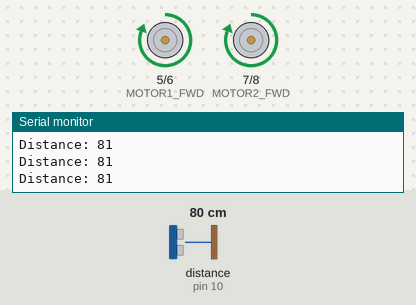
Recording of a sketch running on a simulated Arduino Uno, built with avr-gcc and run on an emulated ATmega328P. On the bench: motor-driver pin pairs drawn as motors (green arrow = first pin HIGH = forward, orange = second pin HIGH = backward, longer = more drive), the last lines printed to the serial monitor. The inputs (shaded band) are chosen by the test bench; at power-on: distance to the obstacle (sensor on pin 10) 80 cm. The echo pulse lasts 58.3 µs per cm.

Above: at 1.2 s.
1.3 s: distance to the obstacle (sensor on pin 10) set to 23 cm
2.8 s: distance to the obstacle (sensor on pin 10) set to 18 cm
At 4.0 s:
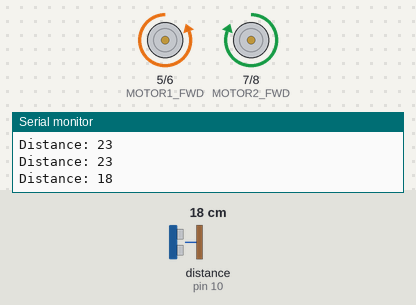
5.8 s: distance to the obstacle (sensor on pin 10) set to 35 cm
At 6.8 s:
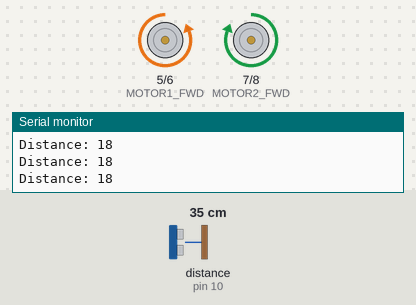
8.5 s: distance to the obstacle (sensor on pin 10) set to 2 cm
At 8.9 s:
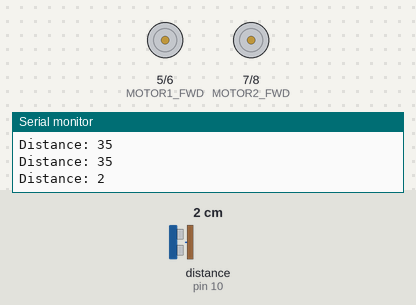
Timing chart, 0 to 12.5 s (numbered marks = the images above; inputs shaded):
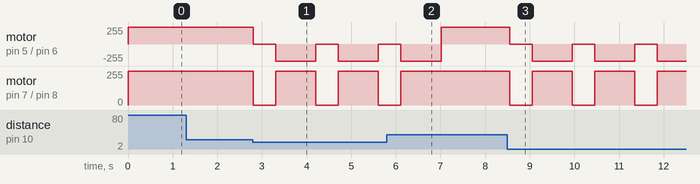

The sketch:

semi_auto_car.ino
```cpp
#include <NewPing.h>

#define TRIG_PIN 9
#define ECHO_PIN 10
#define MAX_DISTANCE 200
#define MOTOR1_FWD 5
#define MOTOR1_BWD 6
#define MOTOR2_FWD 7
#define MOTOR2_BWD 8

NewPing sonar(TRIG_PIN, ECHO_PIN, MAX_DISTANCE);

void setup() {
    pinMode(MOTOR1_FWD, OUTPUT);
    pinMode(MOTOR1_BWD, OUTPUT);
    pinMode(MOTOR2_FWD, OUTPUT);
    pinMode(MOTOR2_BWD, OUTPUT);
    Serial.begin(9600);
}

void loop() {
    int distance = sonar.ping_cm();
    Serial.print("Distance: ");
    Serial.println(distance);

    if (distance > 20 || distance == 0) { // Move forward if no obstacle
        digitalWrite(MOTOR1_FWD, HIGH);
        digitalWrite(MOTOR1_BWD, LOW);
        digitalWrite(MOTOR2_FWD, HIGH);
        digitalWrite(MOTOR2_BWD, LOW);
    } else { // Stop and avoid obstacle
        digitalWrite(MOTOR1_FWD, LOW);
        digitalWrite(MOTOR1_BWD, LOW);
        digitalWrite(MOTOR2_FWD, LOW);
        digitalWrite(MOTOR2_BWD, LOW);
        delay(500);
        turnRight(); // AI-based decision function
    }
    delay(100);
}

void turnRight() {
    digitalWrite(MOTOR1_FWD, LOW);
    digitalWrite(MOTOR1_BWD, HIGH);
    digitalWrite(MOTOR2_FWD, HIGH);
    digitalWrite(MOTOR2_BWD, LOW);
    delay(800);
}
```

Measured:
- the behaviour switches between 21 and 20 cm on distance to the obstacle (sensor on pin 10) (found by bisection; images 0 and 1)
- after the input at 2.8 s, motor on pin 5 (MOTOR1_FWD) / pin 6 (MOTOR1_BWD): alternates backward 255/255 for 0.90 s and stopped for 0.50 s, starting at once; motor on pin 7 (MOTOR2_FWD) / pin 8 (MOTOR2_BWD): alternates forward 255/255 for 0.90 s and stopped for 0.50 s, starting at once
- after the input at 5.8 s, motor on pin 7 (MOTOR2_FWD) / pin 8 (MOTOR2_BWD): goes on until 6.1 s, then stays forward 255/255
- after the input at 8.5 s, motor on pin 5 (MOTOR1_FWD) / pin 6 (MOTOR1_BWD): alternates backward 255/255 for 0.90 s and stopped for 0.50 s, starting after 0.05 s; motor on pin 7 (MOTOR2_FWD) / pin 8 (MOTOR2_BWD): alternates forward 255/255 for 0.90 s and stopped for 0.50 s, starting after 0.05 s
